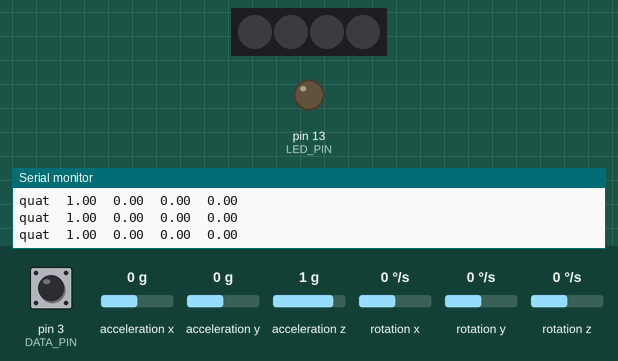
Recording of a sketch running on a simulated Arduino Leonardo, built with avr-gcc and run on an emulated ATmega32U4. Parts: 4 RGB LEDs in strip order, left to right, output pins drawn as LEDs (lit = HIGH), the last lines printed to the serial monitor. Dashed ring = blinking. The test bench sets the inputs (shaded band); at power-on: acceleration z 1 g, rotation z 0 °/s, acceleration x 0 g, pin 3 (DATA_PIN) HIGH, acceleration y 0 g, rotation x 0 °/s, rotation y 0 °/s. Colours are those a GRB WS2812 strip shows for the declared byte order; MIDI output is not drawn; the sensor or clock chip raises its interrupt line as the real part does.

Above: at 1.7 s.
1.8 s: acceleration z set to -1.4 g
4.8 s: rotation z set to -100 °/s
At 6.71 s:
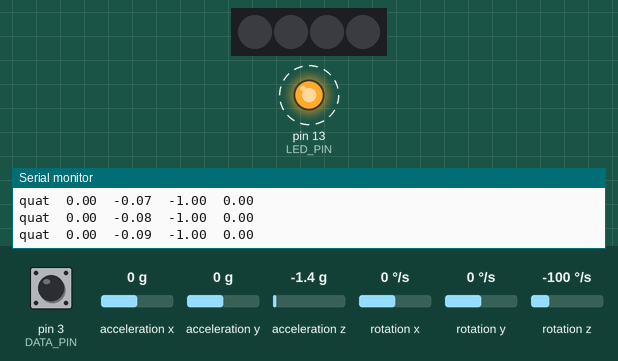
7.8 s: acceleration x set to -1.4 g
At 9.32 s:
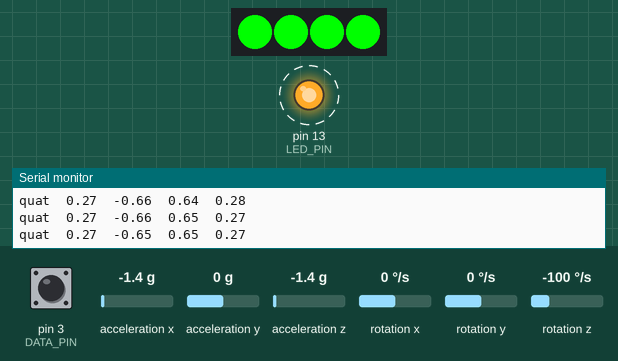
10.8 s: acceleration x set to 0 g
At 11.51 s:
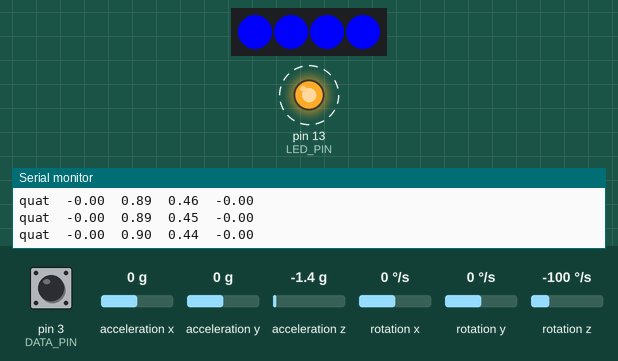
13.8 s: acceleration z set to 0 g
Timing chart, 0 to 17.8 s (numbered marks = the images above; inputs shaded):
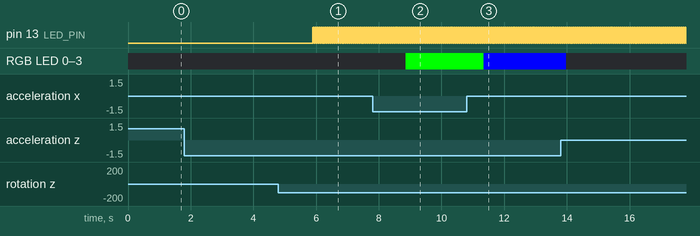

The sketch:

MPU6050_DMP6edtied.ino
```cpp
/*
 * CPSC 599 - Physical and Tangible HCI
 * Sarah Walker and Colin Au Yeung
 *
 * tonnetz ball
 *
 * This unit is used to control basic chords
 *
 * See README.txt for states and mapping with tonnetz
 */


// I2C device class (I2Cdev) demonstration Arduino sketch for MPU6050 class using DMP (MotionApps v2.0)
// 6/21/2012 by Jeff Rowberg <jeff@rowberg.net>
// Updates should (hopefully) always be available at https://github.com/jrowberg/i2cdevlib
//
// Changelog:
//      2013-05-08 - added seamless Fastwire support
//                 - added note about gyro calibration
//      2012-06-21 - added note about Arduino 1.0.1 + Leonardo compatibility error
//      2012-06-20 - improved FIFO overflow handling and simplified read process
//      2012-06-19 - completely rearranged DMP initialization code and simplification
//      2012-06-13 - pull gyro and accel data from FIFO packet instead of reading directly
//      2012-06-09 - fix broken FIFO read sequence and change interrupt detection to RISING
//      2012-06-05 - add gravity-compensated initial reference frame acceleration output
//                 - add 3D math helper file to DMP6 example sketch
//                 - add Euler output and Yaw/Pitch/Roll output formats
//      2012-06-04 - remove accel offset clearing for better results (thanks Sungon Lee)
//      2012-06-01 - fixed gyro sensitivity to be 2000 deg/sec instead of 250
//      2012-05-30 - basic DMP initialization working

/* ============================================
I2Cdev device library code is placed under the MIT license
Copyright (c) 2012 Jeff Rowberg

Permission is hereby granted, free of charge, to any person obtaining a copy
of this software and associated documentation files (the "Software"), to deal
in the Software without restriction, including without limitation the rights
to use, copy, modify, merge, publish, distribute, sublicense, and/or sell
copies of the Software, and to permit persons to whom the Software is
furnished to do so, subject to the following conditions:

The above copyright notice and this permission notice shall be included in
all copies or substantial portions of the Software.

THE SOFTWARE IS PROVIDED "AS IS", WITHOUT WARRANTY OF ANY KIND, EXPRESS OR
IMPLIED, INCLUDING BUT NOT LIMITED TO THE WARRANTIES OF MERCHANTABILITY,
FITNESS FOR A PARTICULAR PURPOSE AND NONINFRINGEMENT. IN NO EVENT SHALL THE
AUTHORS OR COPYRIGHT HOLDERS BE LIABLE FOR ANY CLAIM, DAMAGES OR OTHER
LIABILITY, WHETHER IN AN ACTION OF CONTRACT, TORT OR OTHERWISE, ARISING FROM,
OUT OF OR IN CONNECTION WITH THE SOFTWARE OR THE USE OR OTHER DEALINGS IN
THE SOFTWARE.
===============================================
*/

#include <MIDI.h>

// I2Cdev and MPU6050 must be installed as libraries, or else the .cpp/.h files
// for both classes must be in the include path of your project
#include "I2Cdev.h"

#include "MPU6050_6Axis_MotionApps20.h"
//#include "MPU6050.h" // not necessary if using MotionApps include file

// Arduino Wire library is required if I2Cdev I2CDEV_ARDUINO_WIRE implementation
// is used in I2Cdev.h
#if I2CDEV_IMPLEMENTATION == I2CDEV_ARDUINO_WIRE
    #include "Wire.h"
#endif

// class default I2C address is 0x68
// specific I2C addresses may be passed as a parameter here
// AD0 low = 0x68 (default for SparkFun breakout and InvenSense evaluation board)
// AD0 high = 0x69
MPU6050 mpu;
//MPU6050 mpu(0x69); // <-- use for AD0 high
#include <FastLED.h>
#define NUM_LEDS 4
#define DATA_PIN 3

/* =========================================================================
   NOTE: In addition to connection 3.3v, GND, SDA, and SCL, this sketch
   depends on the MPU-6050's INT pin being connected to the Arduino's
   external interrupt #0 pin. On the Arduino Uno and Mega 2560, this is
   digital I/O pin 2.
 * ========================================================================= */

/* =========================================================================
   NOTE: Arduino v1.0.1 with the Leonardo board generates a compile error
   when using Serial.write(buf, len). The Teapot output uses this method.
   The solution requires a modification to the Arduino USBAPI.h file, which
   is fortunately simple, but annoying. This will be fixed in the next IDE
   release. For more info, see these links:

   http://arduino.cc/forum/index.php/topic,109987.0.html
   http://code.google.com/p/arduino/issues/detail?id=958
 * ========================================================================= */


// uncomment "OUTPUT_READABLE_QUATERNION" if you want to see the actual
// quaternion components in a [w, x, y, z] format (not best for parsing
// on a remote host such as Processing or something though)
#define OUTPUT_READABLE_QUATERNION

// uncomment "OUTPUT_READABLE_EULER" if you want to see Euler angles
// (in degrees) calculated from the quaternions coming from the FIFO.
// Note that Euler angles suffer from gimbal lock (for more info, see
// http://en.wikipedia.org/wiki/Gimbal_lock)
//#define OUTPUT_READABLE_EULER

// uncomment "OUTPUT_READABLE_YAWPITCHROLL" if you want to see the yaw/
// pitch/roll angles (in degrees) calculated from the quaternions coming
// from the FIFO. Note this also requires gravity vector calculations.
// Also note that yaw/pitch/roll angles suffer from gimbal lock (for
// more info, see: http://en.wikipedia.org/wiki/Gimbal_lock)
// #define OUTPUT_READABLE_YAWPITCHROLL

// uncomment "OUTPUT_READABLE_REALACCEL" if you want to see acceleration
// components with gravity removed. This acceleration reference frame is
// not compensated for orientation, so +X is always +X according to the
// sensor, just without the effects of gravity. If you want acceleration
// compensated for orientation, us OUTPUT_READABLE_WORLDACCEL instead.
//#define OUTPUT_READABLE_REALACCEL

// uncomment "OUTPUT_READABLE_WORLDACCEL" if you want to see acceleration
// components with gravity removed and adjusted for the world frame of
// reference (yaw is relative to initial orientation, since no magnetometer
// is present in this case). Could be quite handy in some cases.
//#define OUTPUT_READABLE_WORLDACCEL

// uncomment "OUTPUT_TEAPOT" if you want output that matches the
// format used for the InvenSense teapot demo
// #define OUTPUT_TEAPOT


#define LED_PIN 13 // (Arduino is 13, Teensy is 11, Teensy++ is 6)
bool blinkState = false;

// MPU control/status vars
bool dmpReady = false;  // set true if DMP init was successful
uint8_t mpuIntStatus;   // holds actual interrupt status byte from MPU
uint8_t devStatus;      // return status after each device operation (0 = success, !0 = error)
uint16_t packetSize;    // expected DMP packet size (default is 42 bytes)
uint16_t fifoCount;     // count of all bytes currently in FIFO
uint8_t fifoBuffer[64]; // FIFO storage buffer

// orientation/motion vars
Quaternion quat;           // [w, x, y, z]         quaternion container
VectorInt16 aa;         // [x, y, z]            accel sensor measurements
VectorInt16 aaReal;     // [x, y, z]            gravity-free accel sensor measurements
VectorInt16 aaWorld;    // [x, y, z]            world-frame accel sensor measurements
VectorFloat gravity;    // [x, y, z]            gravity vector
float euler[3];         // [psi, theta, phi]    Euler angle container
float ypr[3];           // [yaw, pitch, roll]   yaw/pitch/roll container and gravity vector

// packet structure for InvenSense teapot demo
uint8_t teapotPacket[14] = { '$', 0x02, 0,0, 0,0, 0,0, 0,0, 0x00, 0x00, '\r', '\n' };
int count = 0;
bool stable = false;
float lastw = 0;
MIDI_CREATE_DEFAULT_INSTANCE();
CRGB leds[NUM_LEDS];

// ================================================================
// ===               INTERRUPT DETECTION ROUTINE                ===
// ================================================================

volatile bool mpuInterrupt = false;     // indicates whether MPU interrupt pin has gone high
void dmpDataReady() {
    mpuInterrupt = true;
}


// ================================================================
// ===                      INITIAL SETUP                       ===
// ================================================================

void setup() {
    // join I2C bus (I2Cdev library doesn't do this automatically)
    #if I2CDEV_IMPLEMENTATION == I2CDEV_ARDUINO_WIRE
        Wire.begin();
        TWBR = 24; // 400kHz I2C clock (200kHz if CPU is 8MHz)
    #elif I2CDEV_IMPLEMENTATION == I2CDEV_BUILTIN_FASTWIRE
        Fastwire::setup(400, true);
    #endif

    // initialize serial communication
    // (115200 chosen because it is required for Teapot Demo output, but it's
    // really up to you depending on your project)
    MIDI.begin(MIDI_CHANNEL_OMNI);
    Serial.begin(115200);
    while (!Serial); // wait for Leonardo enumeration, others continue immediately
    FastLED.addLeds<WS2812, DATA_PIN, RGB>(leds, NUM_LEDS);

    // NOTE: 8MHz or slower host processors, like the Teensy @ 3.3v or Ardunio
    // Pro Mini running at 3.3v, cannot handle this baud rate reliably due to
    // the baud timing being too misaligned with processor ticks. You must use
    // 38400 or slower in these cases, or use some kind of external separate
    // crystal solution for the UART timer.

    // initialize device
//    Serial.println(F("Initializing I2C devices..."));
    mpu.initialize();

    // verify connection
//    Serial.println(F("Testing device connections..."));
//    Serial.println(mpu.testConnection() ? F("MPU6050 connection successful") : F("MPU6050 connection failed"));

    // wait for ready


//    Serial.println(F("\nSend any character to begin DMP programming and demo: "));
//    while (Serial.available() && Serial.read()); // empty buffer
//    while (!Serial.available());                 // wait for data
//    while (Serial.available() && Serial.read()); // empty buffer again

    // load and configure the DMP
//    Serial.println(F("Initializing DMP..."));
    devStatus = mpu.dmpInitialize();

    // supply your own gyro offsets here, scaled for min sensitivity
    mpu.setXGyroOffset(220);
    mpu.setYGyroOffset(76);
    mpu.setZGyroOffset(-85);
    mpu.setZAccelOffset(1788); // 1688 factory default for my test chip

    // make sure it worked (returns 0 if so)
    if (devStatus == 0) {
        // turn on the DMP, now that it's ready
//        Serial.println(F("Enabling DMP..."));
        mpu.setDMPEnabled(true);

        // enable Arduino interrupt detection
//        Serial.println(F("Enabling interrupt detection (Arduino external interrupt 0)..."));
        attachInterrupt(0, dmpDataReady, RISING);
        mpuIntStatus = mpu.getIntStatus();

        // set our DMP Ready flag so the main loop() function knows it's okay to use it
//        Serial.println(F("DMP ready! Waiting for first interrupt..."));
        dmpReady = true;

        // get expected DMP packet size for later comparison
        packetSize = mpu.dmpGetFIFOPacketSize();
    } else {
        // ERROR!
        // 1 = initial memory load failed
        // 2 = DMP configuration updates failed
        // (if it's going to break, usually the code will be 1)
        Serial.print(F("DMP Initialization failed (code "));
        Serial.print(devStatus);
        Serial.println(F(")"));
    }

    // configure LED for output
    pinMode(LED_PIN, OUTPUT);
}


// ================================================================
// ===                    MAIN PROGRAM LOOP                     ===
// ================================================================

void loop() {

    // if programming failed, don't try to do anything
    if (!dmpReady) return;

    // wait for MPU interrupt or extra packet(s) available
    while (!mpuInterrupt && fifoCount < packetSize) {
        // other program behavior stuff here
        // .
        // .
        // .
        // if you are really paranoid you can frequently test in between other
        // stuff to see if mpuInterrupt is true, and if so, "break;" from the
        // while() loop to immediately process the MPU data
        // .
        // .
        // .
    }

    // reset interrupt flag and get INT_STATUS byte
    mpuInterrupt = false;
    mpuIntStatus = mpu.getIntStatus();

    // get current FIFO count
    fifoCount = mpu.getFIFOCount();

    // check for overflow (this should never happen unless our code is too inefficient)
    if ((mpuIntStatus & 0x10) || fifoCount == 1024) {
        // reset so we can continue cleanly
        mpu.resetFIFO();
        Serial.println(F("FIFO overflow!"));

    // otherwise, check for DMP data ready interrupt (this should happen frequently)
    } else if (mpuIntStatus & 0x02) {
        // wait for correct available data length, should be a VERY short wait
        while (fifoCount < packetSize) fifoCount = mpu.getFIFOCount();

        // read a packet from FIFO
        mpu.getFIFOBytes(fifoBuffer, packetSize);

        // track FIFO count here in case there is > 1 packet available
        // (this lets us immediately read more without waiting for an interrupt)
        fifoCount -= packetSize;

        #ifdef OUTPUT_READABLE_QUATERNION
            // display quaternion values in easy matrix form: w x y z
            mpu.dmpGetQuaternion(&quat, fifoBuffer);
            Serial.print("quat\t");
            Serial.print(quat.w);
            Serial.print("\t");
            Serial.print(quat.x);
            Serial.print("\t");
            Serial.print(quat.y);
            Serial.print("\t");
            Serial.println(quat.z);
//              Serial.print(stable);
//              Serial.print("\t");
//              Serial.println(q.w);
              if(count > 250 and stable){
                if(quat.x < -0.30){
//                  Serial.println("Gesture");

                  MIDI.sendNoteOn(60, 127, 1);
                  leds[0] = CRGB::Red;
                  leds[1] = CRGB::Red;
                  leds[2] = CRGB::Red;
                  leds[3] = CRGB::Red;
                  FastLED.show();
                }
                else{
                  if(quat.x > 0.30){
                    MIDI.sendNoteOn(48, 127, 1);
                    leds[0] = CRGB::Blue;
                    leds[1] = CRGB::Blue;
                    leds[2] = CRGB::Blue;
                    leds[3] = CRGB::Blue;
                    FastLED.show();
                  }
                  else{
                    leds[0] = CRGB::Black;
                    leds[1] = CRGB::Black;
                    leds[2] = CRGB::Black;
                    leds[3] = CRGB::Black;
                    FastLED.show();
                  }
                }
                count = 0;
              }
              if(count > 500){
                if(stable == false){
//                  Serial.println(stable);
                  float set = lastw-quat.w;
                  if(set > -0.01 & set < 0.01){

                    stable = true;
                  }
                  else{
                    lastw = quat.w;
                  }
                }
                count = 0;
              }

        #endif

        #ifdef OUTPUT_READABLE_EULER
            // display Euler angles in degrees
            mpu.dmpGetQuaternion(&q, fifoBuffer);
            mpu.dmpGetEuler(euler, &q);
            Serial.print("euler\t");
            Serial.print(euler[0] * 180/M_PI);
            Serial.print("\t");
            Serial.print(euler[1] * 180/M_PI);
            Serial.print("\t");
            Serial.println(euler[2] * 180/M_PI);
        #endif

        #ifdef OUTPUT_READABLE_YAWPITCHROLL
            // display Euler angles in degrees
            mpu.dmpGetQuaternion(&q, fifoBuffer);
            mpu.dmpGetGravity(&gravity, &q);
            mpu.dmpGetYawPitchRoll(ypr, &q, &gravity);
            Serial.print("ypr\t");
            Serial.print(ypr[0] * 180/M_PI);
            Serial.print("\t");
            Serial.print(ypr[1] * 180/M_PI);
            Serial.print("\t");
            Serial.println(ypr[2] * 180/M_PI);
        #endif

        #ifdef OUTPUT_READABLE_REALACCEL
            // display real acceleration, adjusted to remove gravity
            mpu.dmpGetQuaternion(&q, fifoBuffer);
            mpu.dmpGetAccel(&aa, fifoBuffer);
            mpu.dmpGetGravity(&gravity, &q);
            mpu.dmpGetLinearAccel(&aaReal, &aa, &gravity);
            Serial.print("areal\t");
            Serial.print(aaReal.x);
            Serial.print("\t");
            Serial.print(aaReal.y);
            Serial.print("\t");
            Serial.println(aaReal.z);
        #endif

        #ifdef OUTPUT_READABLE_WORLDACCEL
            // display initial world-frame acceleration, adjusted to remove gravity
            // and rotated based on known orientation from quaternion
            mpu.dmpGetQuaternion(&q, fifoBuffer);
            mpu.dmpGetAccel(&aa, fifoBuffer);
            mpu.dmpGetGravity(&gravity, &q);
            mpu.dmpGetLinearAccel(&aaReal, &aa, &gravity);
            mpu.dmpGetLinearAccelInWorld(&aaWorld, &aaReal, &q);
            Serial.print("aworld\t");
            Serial.print(aaWorld.x);
            Serial.print("\t");
            Serial.print(aaWorld.y);
            Serial.print("\t");
            Serial.println(aaWorld.z);
        #endif

        #ifdef OUTPUT_TEAPOT
            // display quaternion values in InvenSense Teapot demo format:
            teapotPacket[2] = fifoBuffer[0];
            teapotPacket[3] = fifoBuffer[1];
            teapotPacket[4] = fifoBuffer[4];
            teapotPacket[5] = fifoBuffer[5];
            teapotPacket[6] = fifoBuffer[8];
            teapotPacket[7] = fifoBuffer[9];
            teapotPacket[8] = fifoBuffer[12];
            teapotPacket[9] = fifoBuffer[13];
            Serial.write(teapotPacket, 14);
            teapotPacket[11]++; // packetCount, loops at 0xFF on purpose
        #endif

        // blink LED to indicate activity
        if(stable){
          blinkState = !blinkState;
          digitalWrite(LED_PIN, blinkState);
        }
        count = count + 1;
    }
}
```

Measured:
- by itself, pin 13 (LED_PIN): alternates HIGH for 0.01 s and LOW for 0.01 s
